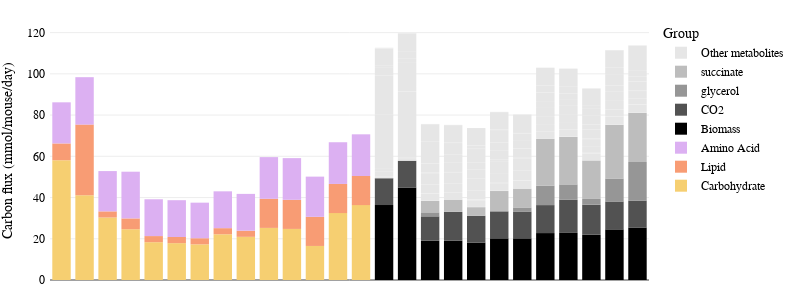

Here is the notebook cell this chart was saved with:
### Code cell
cols = plotly.colors.qualitative.Pastel[0:7] 
fig = px.bar(FINAL,
             x = 'Model',
             y = 'Cmoles',
             color= 'Group',
             template = 'none',
             category_orders={"Group": ['Carbohydrate','Lipid','Amino Acid','Sink reactions',
                                        'Biomass','CO2','glycerol','succinate','Other metabolites']},
             color_discrete_sequence=[cols[1],cols[2],cols[3],cols[6],
                                      'rgb(0,0,0)', 'rgb(82,82,82)', 'rgb(150,150,150)', 'rgb(189,189,189)',
                                      'rgb(230,230,230)'])
fig.update_layout(autosize = False,
                  width = 800,
                  height = 300,
                  xaxis_title='',
                  yaxis_title='Carbon flux (mmol/mouse/day)',
                  margin=dict(l=50,
                              r=20,
                              b=20,
                              t=20,
                              pad=4))
fig = setPlotFont(fig)
fig.update_layout(legend_traceorder="reversed")
fig.update_xaxes(showticklabels=False)
fig.update_xaxes(tickangle=90)
#fig.write_image('../v8/Figures/Figure3/Suppl/FigureS3B_1.pdf')
fig.show()

### Figure 1 — Plotly figure (JSON) as saved in the notebook; plotly's stock layout.template omitted (floating-point values rounded to 4 significant figures; data arrays with more than 128 entries replaced by an {"elided": "..."} marker saying what was removed)
{"data": [{"alignmentgroup": "True", "hovertemplate": "Group=Carbohydrate<br>Model=%{x}<br>Cmoles=%{y}<extra></extra>", "legendgroup": "Carbohydrate", "marker": {"color": "rgb(246, 207, 113)", "pattern": {"shape": ""}}, "name": "Carbohydrate", "offsetgroup": "Carbohydrate", "orientation": "v", "showlegend": true, "textposition": "auto", "type": "bar", "x": ["IN_CD", "IN_WD", "IN_genericCD", "IN_genericWD", "IN_CD_nonDEN_Liver_CD", "IN_CD_nonDEN_Liver_WD", "IN_CD_DEN_Liver_CD", "IN_CD_DEN_AdjLiver_WD", "IN_CD_DEN_Tumour_WD", "IN_WD_nonDEN_Liver_CD", "IN_WD_nonDEN_Liver_WD", "IN_WD_DEN_Liver_CD", "IN_WD_DEN_AdjLiver_WD", "IN_WD_DEN_Tumour_WD"], "xaxis": "x", "y": [58.09, 41.15, 30.31, 24.64, 18.33, 17.88, 17.29, 22.17, 20.93, 25.26, 24.77, 16.51, 32.47, 36.32], "yaxis": "y"}, {"alignmentgroup": "True", "hovertemplate": "Group=Lipid<br>Model=%{x}<br>Cmoles=%{y}<extra></extra>", "legendgroup": "Lipid", "marker": {"color": "rgb(248, 156, 116)", "pattern": {"shape": ""}}, "name": "Lipid", "offsetgroup": "Lipid", "orientation": "v", "showlegend": true, "textposition": "auto", "type": "bar", "x": ["IN_CD", "IN_WD", "IN_genericCD", "IN_genericWD", "IN_CD_nonDEN_Liver_CD", "IN_CD_nonDEN_Liver_WD", "IN_CD_DEN_Liver_CD", "IN_CD_DEN_AdjLiver_WD", "IN_CD_DEN_Tumour_WD", "IN_WD_nonDEN_Liver_CD", "IN_WD_nonDEN_Liver_WD", "IN_WD_DEN_Liver_CD", "IN_WD_DEN_AdjLiver_WD", "IN_WD_DEN_Tumour_WD"], "xaxis": "x", "y": [8.159, 34.23, 2.99, 5.243, 2.976, 2.976, 2.976, 2.976, 2.976, 14.12, 14.12, 14.12, 14.12, 14.12], "yaxis": "y"}, {"alignmentgroup": "True", "hovertemplate": "Group=Amino Acid<br>Model=%{x}<br>Cmoles=%{y}<extra></extra>", "legendgroup": "Amino Acid", "marker": {"color": "rgb(220, 176, 242)", "pattern": {"shape": ""}}, "name": "Amino Acid", "offsetgroup": "Amino Acid", "orientation": "v", "showlegend": true, "textposition": "auto", "type": "bar", "x": ["IN_CD", "IN_WD", "IN_genericCD", "IN_genericWD", "IN_CD_nonDEN_Liver_CD", "IN_CD_nonDEN_Liver_WD", "IN_CD_DEN_Liver_CD", "IN_CD_DEN_AdjLiver_WD", "IN_CD_DEN_Tumour_WD", "IN_WD_nonDEN_Liver_CD", "IN_WD_nonDEN_Liver_WD", "IN_WD_DEN_Liver_CD", "IN_WD_DEN_AdjLiver_WD", "IN_WD_DEN_Tumour_WD"], "xaxis": "x", "y": [19.94, 22.99, 19.53, 22.65, 17.85, 17.85, 17.25, 17.86, 17.86, 20.22, 20.22, 19.51, 20.23, 20.22], "yaxis": "y"}, {"alignmentgroup": "True", "hovertemplate": "Group=Biomass<br>Model=%{x}<br>Cmoles=%{y}<extra></extra>", "legendgroup": "Biomass", "marker": {"color": "rgb(0,0,0)", "pattern": {"shape": ""}}, "name": "Biomass", "offsetgroup": "Biomass", "orientation": "v", "showlegend": true, "textposition": "auto", "type": "bar", "x": ["OUT_genericCD", "OUT_genericWD", "OUT_CD_nonDEN_Liver_CD", "OUT_CD_nonDEN_Liver_WD", "OUT_CD_DEN_Liver_CD", "OUT_CD_DEN_AdjLiver_WD", "OUT_CD_DEN_Tumour_WD", "OUT_WD_nonDEN_Liver_CD", "OUT_WD_nonDEN_Liver_WD", "OUT_WD_DEN_Liver_CD", "OUT_WD_DEN_AdjLiver_WD", "OUT_WD_DEN_Tumour_WD"], "xaxis": "x", "y": [36.36, 44.86, 19.05, 19.05, 18.17, 20.22, 20.22, 22.76, 22.84, 21.94, 24.56, 25.45], "yaxis": "y"}, {"alignmentgroup": "True", "hovertemplate": "Group=CO2<br>Model=%{x}<br>Cmoles=%{y}<extra></extra>", "legendgroup": "CO2", "marker": {"color": "rgb(82,82,82)", "pattern": {"shape": ""}}, "name": "CO2", "offsetgroup": "CO2", "orientation": "v", "showlegend": true, "textposition": "auto", "type": "bar", "x": ["OUT_genericCD", "OUT_genericWD", "OUT_CD_nonDEN_Liver_CD", "OUT_CD_nonDEN_Liver_WD", "OUT_CD_DEN_Liver_CD", "OUT_CD_DEN_AdjLiver_WD", "OUT_CD_DEN_Tumour_WD", "OUT_WD_nonDEN_Liver_CD", "OUT_WD_nonDEN_Liver_WD", "OUT_WD_DEN_Liver_CD", "OUT_WD_DEN_AdjLiver_WD", "OUT_WD_DEN_Tumour_WD"], "xaxis": "x", "y": [13, 13, 11.83, 14.01, 13, 13.09, 13, 13.57, 16.04, 14.59, 13.52, 13.08], "yaxis": "y"}, {"alignmentgroup": "True", "hovertemplate": "Group=glycerol<br>Model=%{x}<br>Cmoles=%{y}<extra></extra>", "legendgroup": "glycerol", "marker": {"color": "rgb(150,150,150)", "pattern": {"shape": ""}}, "name": "glycerol", "offsetgroup": "glycerol", "orientation": "v", "showlegend": true, "textposition": "auto", "type": "bar", "x": ["OUT_CD_nonDEN_Liver_CD", "OUT_CD_nonDEN_Liver_CD", "OUT_CD_DEN_Liver_CD", "OUT_CD_DEN_Tumour_WD", "OUT_WD_nonDEN_Liver_CD", "OUT_WD_nonDEN_Liver_CD", "OUT_WD_nonDEN_Liver_WD", "OUT_WD_DEN_Liver_CD", "OUT_WD_DEN_Liver_CD", "OUT_WD_DEN_AdjLiver_WD", "OUT_WD_DEN_Tumour_WD"], "xaxis": "x", "y": [1.998e-15, 1.936, 3.997e-15, 1.972, 1.998e-15, 9.472, 7.495, 3.997e-15, 2.791, 11.15, 18.7], "yaxis": "y"}, {"alignmentgroup": "True", "hovertemplate": "Group=succinate<br>Model=%{x}<br>Cmoles=%{y}<extra></extra>", "legendgroup": "succinate", "marker": {"color": "rgb(189,189,189)", "pattern": {"shape": ""}}, "name": "succinate", "offsetgroup": "succinate", "orientation": "v", "showlegend": true, "textposition": "auto", "type": "bar", "x": ["OUT_CD_nonDEN_Liver_CD", "OUT_CD_nonDEN_Liver_WD", "OUT_CD_DEN_Liver_CD", "OUT_CD_DEN_AdjLiver_WD", "OUT_CD_DEN_Tumour_WD", "OUT_WD_nonDEN_Liver_CD", "OUT_WD_nonDEN_Liver_WD", "OUT_WD_DEN_Liver_CD", "OUT_WD_DEN_AdjLiver_WD", "OUT_WD_DEN_Tumour_WD"], "xaxis": "x", "y": [5.527, 5.926, 4.159, 9.846, 9.143, 22.72, 23.05, 18.66, 26.09, 23.84], "yaxis": "y"}, {"alignmentgroup": "True", "hovertemplate": "Group=Other metabolites<br>Model=%{x}<br>Cmoles=%{y}<extra></extra>", "legendgroup": "Other metabolites", "marker": {"color": "rgb(230,230,230)", "pattern": {"shape": ""}}, "name": "Other metabolites", "offsetgroup": "Other metabolites", "orientation": "v", "showlegend": true, "textposition": "auto", "type": "bar", "x": {"elided": "230 str values"}, "xaxis": "x", "y": {"elided": "230 float values"}, "yaxis": "y"}], "layout": {"autosize": false, "barmode": "relative", "font": {"color": "black", "family": "Arial", "size": 12}, "height": 300, "legend": {"title": {"text": "Group"}, "tracegroupgap": 0, "traceorder": "reversed"}, "margin": {"b": 20, "l": 50, "pad": 4, "r": 20, "t": 20}, "width": 800, "xaxis": {"anchor": "y", "domain": [0, 1], "showticklabels": false, "tickangle": 90, "title": {"text": ""}}, "yaxis": {"anchor": "x", "domain": [0, 1], "title": {"text": "Carbon flux (mmol/mouse/day)"}}}}
